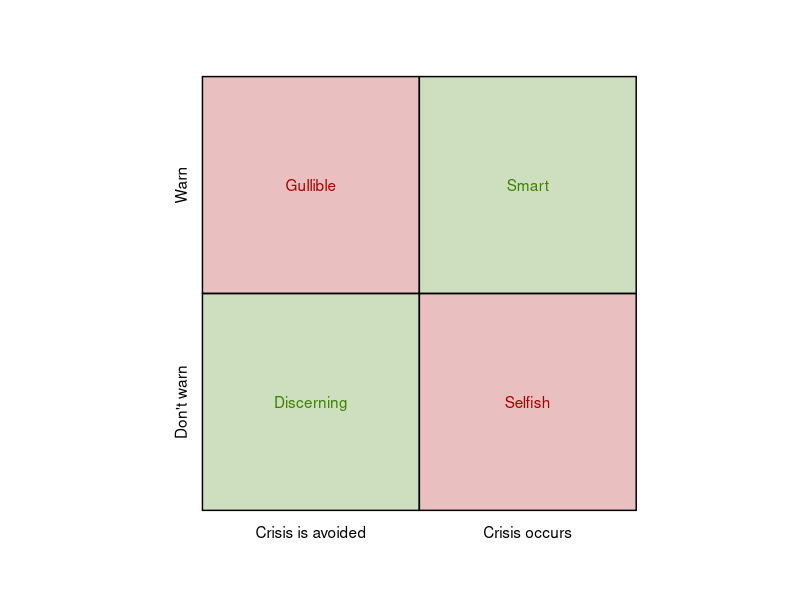
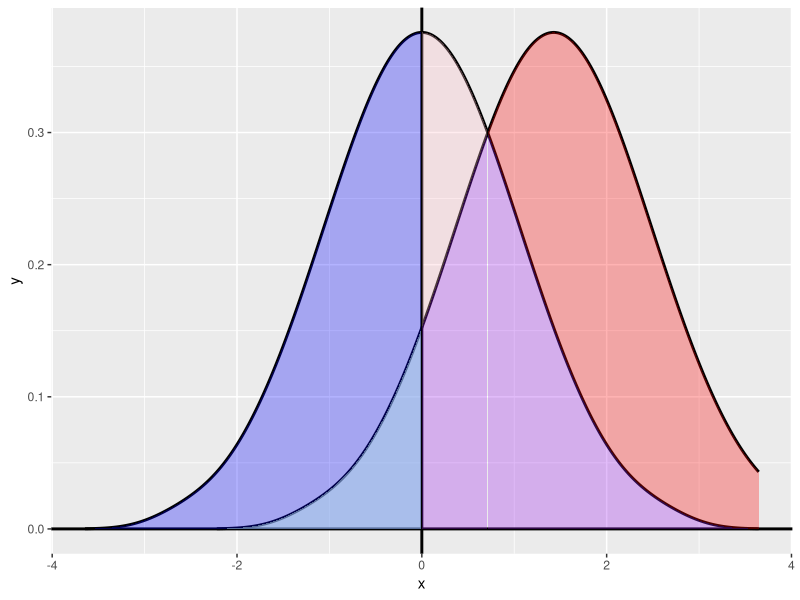
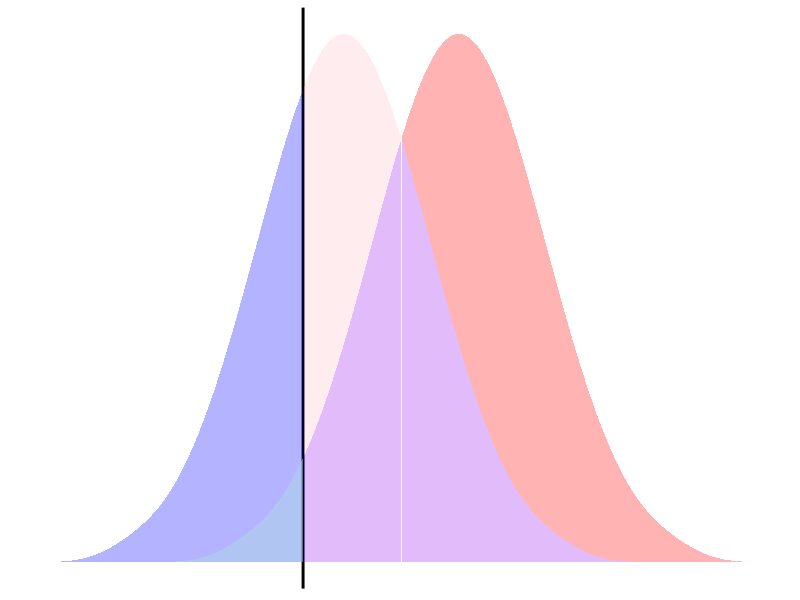
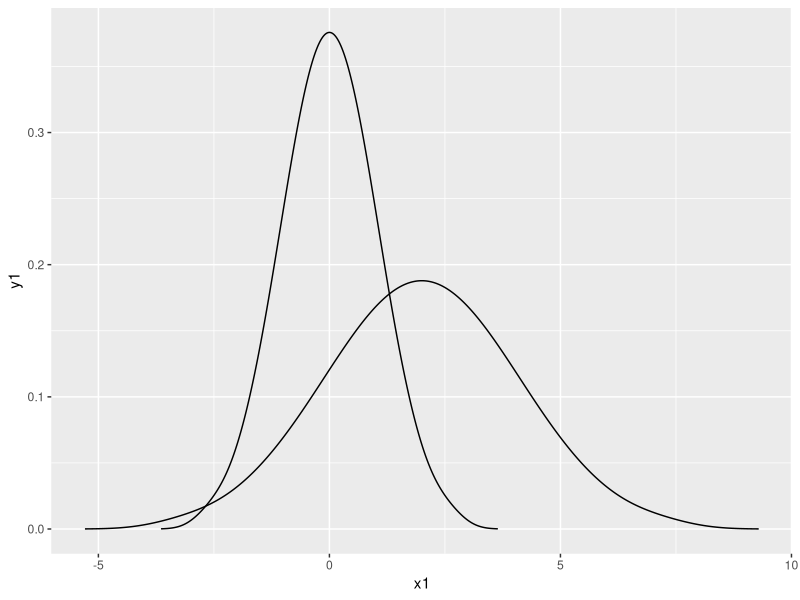
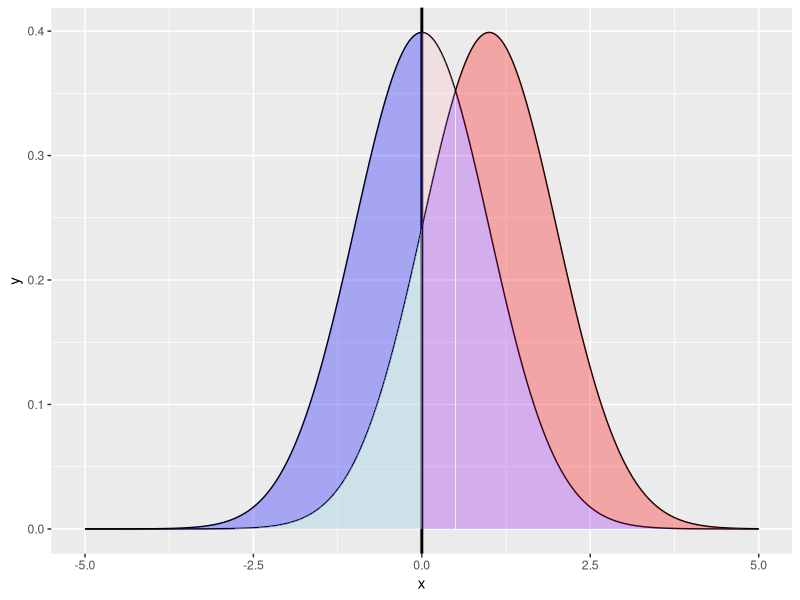

The R script that drew these images, in order:
## ---- chunk 1
knitr::opts_chunk$set(echo = FALSE, warning = FALSE)
library(tidyverse)
library(bayestestR)
## ---- chunk 2
empty_theme <- theme(                              
  plot.background = element_blank(), 
  panel.grid.major = element_blank(), 
  panel.grid.minor = element_blank(), 
  panel.border = element_blank(), 
  panel.background = element_blank(),
  axis.line = element_blank(),
  axis.ticks = element_blank(),
  axis.text.y = element_text(angle = 90)
)

plot <- ggplot(NULL, aes()) +
  # fix the scale so it's always a square
  coord_fixed() +
  # set the scale to one greater than 0-10 in each direction
  # this gives us some breating room and space to add some arrows
  scale_x_continuous(expand = c(0, 0), limits = c(-1, 11),
                     breaks = c(2,8), labels=c("2" = "", "8" = "")) +
  scale_y_continuous(expand = c(0, 0), limits = c(-1,11),
                     breaks = c(2,8), labels=c("2" = "", "8" = "")) +
  # apply the empty theme
  empty_theme +
  # labels
  labs(title = "",
       x = "",
       y = "") +
  
  # create the quadrants
  geom_rect(aes(xmin=0, xmax=5, ymin=0, ymax=5), color = "black", fill = "#3c8200", alpha = .25) +
  geom_rect(aes(xmin=5, xmax=10, ymin=0, ymax=5), color = "black", fill = "#AA0000", alpha = .25) +
  geom_rect(aes(xmin=0, xmax=5, ymin=5, ymax=10), color = "black", fill = "#AA0000", alpha = .25) +
  geom_rect(aes(xmin=5, xmax=10, ymin=5, ymax=10), color = "black", fill = "#3c8200", alpha = .25) +
  
  # quadrant labels
  annotate("text", x = -.5, y = 2.5, angle = 90, label = "Don't warn") +
  annotate("text", x = -.5, y = 7.5, angle = 90, label = "Warn") +
  annotate("text", x = 2.5, y = -.5, label = "Crisis is avoided") +
  annotate("text", x = 7.5, y = -.5, label = "Crisis occurs") +
  
  # quadrant titles
  annotate("text", x = 2.5, y = 2.5, color = "#3c8200", label = "Discerning") +
  annotate("text", x = 2.5, y = 7.5, color = "#AA0000", label = "Gullible") +
  annotate("text", x = 7.5, y = 2.5, color = "#AA0000", label = "Selfish") +
  annotate("text", x = 7.5, y = 7.5, color = "#3c8200", label = "Smart")

plot
## ---- chunk 3
# create distributions
x <- distribution_normal(n = 100, mean = 0, sd = 1)
z <- distribution_normal(n = 100, mean = 2, sd = 1)

y1 <- distribution_normal(n = 100, mean = 0, sd = 1)
y2 <- distribution_normal(n = 100, mean = 2, sd = 1)
# x <- seq(-4, 6, .1)

y1 <- as.data.frame(density(y1))
y2 <- as.data.frame(density(y2))


two_curves <- full_join(y1, y2, by = "x")

# add x distribution to plot
p <- x %>% 
  density() %>%
  as.data.frame() %>% 
  ggplot(aes(x=x, y=y)) +
  geom_line()

# add z distribution to plot
p <- p + geom_line(data = as.data.frame(density(z)), aes(x=x, y=y))

# p <- p +
#   theme(axis.line=element_blank(),
#       axis.text.x=element_blank(),
#       axis.text.y=element_blank(),
#       axis.ticks=element_blank(),
#       axis.title.x=element_blank(),
#       axis.title.y=element_blank(),
#       legend.position="none",
#       panel.background=element_blank(),
#       panel.border=element_blank(),
#       panel.grid.major=element_blank(),
#       panel.grid.minor=element_blank(),
#       plot.background=element_blank())
## ---- chunk 4
data <- distribution_normal(n = 100, mean = 0, sd = 1) %>%
  density() %>%
  as.data.frame() %>%
  mutate(e = lag(y, 100))

ggplot(data) +
  geom_line(aes(x=x, y=y), size=1) +
  geom_line(aes(x=x, y=e), size=1) +
  geom_vline(aes(xintercept=0), size=1) +
  geom_hline(aes(yintercept=0), size=1) +
  geom_ribbon(data = subset(data, x<0), aes(x=x, ymin=0, ymax=y), fill = "blue", alpha = .3) +
  geom_ribbon(data = subset(data, e<y & x<0), aes(x=x, ymin=0, ymax=e), fill = "light blue", alpha = .5) +
  geom_ribbon(data = subset(data, y>e & x>0), aes(x=x, ymin=e, ymax=y), fill = "pink", alpha = .3) +
  geom_ribbon(data = subset(data, e<y & x>0), aes(x=x, ymin=0, ymax=e), fill = "purple", alpha = .3) +
  geom_ribbon(data = subset(data, y<=e & x>0), aes(x=x, ymin=0, ymax=y), fill = "purple", alpha = .3) +
  geom_ribbon(data = subset(data, e>y & x>0), aes(x=x, ymin=y, ymax=e), fill = "red", alpha = .3)
## ---- chunk 5
data <- distribution_normal(n = 100, mean = 0, sd = 1) %>%
  density() %>%
  as.data.frame()

original_length <- nrow(data)
step_size <- diff(data[1:2,1])
data <- rbind(data, data.frame(x = (step_size * 1:100) + max(data$x), y = 0))
data$e <- 0
data$e[seq(100,original_length+99)] <- data$y[seq(1,original_length)]

x_intercept <- -.5

ggplot(data) +
  # geom_line(aes(x=x, y=y), size=1) +
  # geom_line(aes(x=x, y=e), size=1) +
  geom_vline(aes(xintercept=x_intercept), size=1) +
  # geom_vline(aes(xintercept=.6516307)) +
  # geom_hline(aes(yintercept=0), size=1) +
  geom_ribbon(data = subset(data, x<=x_intercept), aes(x=x, ymin=0, ymax=y), fill = "blue", alpha = .3) +
  geom_ribbon(data = subset(data, e<y & x<x_intercept), aes(x=x, ymin=0, ymax=e), fill = "light blue", alpha = .5) +
  geom_ribbon(data = subset(data, y>e & x>x_intercept), aes(x=x, ymin=e, ymax=y), fill = "pink", alpha = .3) +
  geom_ribbon(data = subset(data, e<y & x>=x_intercept | x==data[306,1]), aes(x=x, ymin=0, ymax=e), fill = "purple", alpha = .3) +
  geom_ribbon(data = subset(data, y<=e & x>=x_intercept), aes(x=x, ymin=0, ymax=y), fill = "purple", alpha = .3) +
  geom_ribbon(data = subset(data, e>y & x>=x_intercept), aes(x=x, ymin=y, ymax=e), fill = "red", alpha = .3) +
  theme(axis.line=element_blank(),
      axis.text.x=element_blank(),
      axis.text.y=element_blank(),
      axis.ticks=element_blank(),
      axis.title.x=element_blank(),
      axis.title.y=element_blank(),
      legend.position="none",
      # panel.background=element_rect(fill="black"),
      panel.background=element_blank(),
      panel.border=element_blank(),
      panel.grid.major=element_blank(),
      panel.grid.minor=element_blank(),
      plot.background=element_blank())

# filter(data, y==e)
# tail(filter(data,e<=y & x>=x_intercept))
## ---- chunk 6
# x <- seq(-4, 4, .01)
# y <- dnorm(x)
# xy <- as.data.frame(cbind(x,y))
# 
# x <- seq(-2, 6, .01)
# y2 <- dnorm(x2, mean=2)
# xy2 <- as.data.frame(cbind(x,y2))
# 
# all <- full_join(xy, xy2, by = "x")
# 
# 
# ggplot(all) +
#   geom_line(aes(x=x,y=y)) +
#   geom_line(aes(x=x,y=y2))
# 
# x_intercept <- 0
# 
# ggplot(all) +
#   # geom_line(aes(x=x, y=y), size=1) +
#   # geom_line(aes(x=x, y=e), size=1) +
#   # geom_vline(aes(xintercept=x_intercept), size=1) +
#   # geom_hline(aes(yintercept=0), size=1) +
#   geom_ribbon(data = subset(all, x<=x_intercept), aes(x=x, ymin=0, ymax=y), fill = "blue", alpha = .3) +
#   geom_ribbon(data = subset(all, y2<y & x<x_intercept), aes(x=x, ymin=0, ymax=y2), fill = "light blue", alpha = .5) +
#   geom_ribbon(data = subset(all, y>y2 & x>x_intercept), aes(x=x, ymin=y2, ymax=y), fill = "pink", alpha = .3) +
#   geom_ribbon(data = subset(all, y2<y & x>=x_intercept), aes(x=x, ymin=0, ymax=y2), fill = "purple", alpha = .3) +
#   geom_ribbon(data = subset(all, y<=y2 & x>=x_intercept), aes(x=x, ymin=0, ymax=y), fill = "purple", alpha = .3) +
#   geom_ribbon(data = subset(all, y2>y & x>=x_intercept), aes(x=x, ymin=y, ymax=y2), fill = "red", alpha = .3) +
#   theme(axis.line=element_blank(),
#       axis.text.x=element_blank(),
#       axis.text.y=element_blank(),
#       axis.ticks=element_blank(),
#       axis.title.x=element_blank(),
#       axis.title.y=element_blank(),
#       legend.position="none",
#       # panel.background=element_rect(fill="black"),
#       panel.background=element_blank(),
#       panel.border=element_blank(),
#       panel.grid.major=element_blank(),
#       panel.grid.minor=element_blank(),
#       plot.background=element_blank())
## ---- chunk 7
foo <- distribution_normal(n = 100, mean = 0, sd = 1) %>%
  density() %>%
  as.data.frame()

foo2 <- distribution_normal(n = 100, mean = 2, sd = 2) %>%
  density() %>%
  as.data.frame()

all_foo <- cbind(foo, foo2)

colnames(all_foo) <- c('x1', 'y1', 'x2', 'y2')

ggplot(all_foo) +
  geom_line(aes(x=x1, y=y1)) +
  geom_line(aes(x=x2,y=y2)) +
  geom_ribbon(aes(x=0, ymin=y2, ymax=y1))
## ---- chunk 8
sigma <- 1
mean <- 0

sigma_2 <- 1
mean_2 <- 1

foo <- data.frame(seq(-10,10,.001))

colnames(foo) <- "x"

foo <- foo %>%
  mutate(y = 1/(sigma*sqrt(2*pi))*exp(-((x-mean)^2/(2*sigma^2))),
         y2 = 1/(sigma_2*sqrt(2*pi))*exp(-((x-mean_2)^2/(2*sigma_2^2)))
         )

ggplot(foo) +
  geom_vline(aes(xintercept=0), size=1) +
  geom_line(aes(x=x, y=y)) +
  geom_line(aes(x=x, y=y2)) +
  geom_ribbon(data=subset(foo, y>y2 & x <  0), aes(x=x, ymin=y2, ymax=y), fill = "blue", alpha = .3) +
  geom_ribbon(data = subset(foo, y2<y & x< 0), aes(x=x, ymin=0, ymax=y2), fill = "light blue", alpha = .5) +
  geom_ribbon(data = subset(foo, y>y2 & x> 0), aes(x=x, ymin=y2, ymax=y), fill = "pink", alpha = .3) +
  geom_ribbon(data = subset(foo, y2<y & x>=0), aes(x=x, ymin=0, ymax=y2), fill = "purple", alpha = .3) +
  geom_ribbon(data = subset(foo, y<=y2 & x>0), aes(x=x, ymin=0, ymax=y), fill = "purple", alpha = .3) +
  geom_ribbon(data = subset(foo, y2>y & x>=x_intercept), aes(x=x, ymin=y, ymax=y2), fill = "red", alpha = .3) +
  xlim(-5,5)
